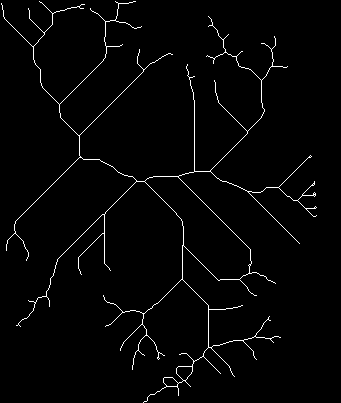
#> input picture Lake_Murray_Map_Skeletons/SE_corner_skeleton.png, 341 x 403 px, found by its file name
$ python ZigZag.py
#> lines starting #> are read from the running program, lines starting #| are printed output that depends on the picture; after the words box and inside, x2 and y2 are one past the last pixel; in counts of white or black regions, pixels touching at a corner belong together
# importing cv2
import cv2

#import matplotlib for plotting since cv2 doesnt seem to want to do that
import matplotlib.pyplot as plt

import numpy as np
import math

def slope1(x1, y1, x2, y2):
    return (y2-y1)/(x2-x1)

def slope2(point1, point2):
    return (point2[1]-point1[1])/(point2[0]-point1[0])

def distance2(p1, p2):
    return( math.sqrt( ((p1[0]-p2[0])**2)+((p1[1]-p2[1])**2) ) )

def drawline(p1,p2,image):
    # Start coordinate, here (225, 0) tuple
    # represents the top right corner of image

    p1 = tuple(p1.astype(int).tolist()) #input is numpyfloat array
    p2 = tuple(p2.astype(int).tolist()) # cv2.line needs tuple int inputs

    #AND THEN FLIP THE  Y , X  FORMAT TO GRAPH IT CORRECTLY !!!!!!
    start_point  = [p1[1],p1[0]]
    end_point = [p2[1],p2[0]]
    # Black color in BGR
    color = (225, 225, 225)
    # Line thickness of 1 px
    thickness = 10
    # Using cv2.line() method
    # Draw a diagonal black line with thickness of 1 px
    image = cv2.line(image, start_point, end_point, color, thickness) #######------
    return(image)

def open_image():
        #fun fact r represents raw string so that backslashes are left in
    image_path = r'./Lake_Murray_Map_Skeletons/SE_corner_skeleton.png'
    path = image_path
    # Reading an image in grayscale mode
    image = cv2.imread(path, 0)
#> image: shape (403, 341); 2% white in thin lines or dots

    if image is None:
        print("Check file path")
    return(image)

def show_image(image):
    #plot with matplt.lib instead
    plt.imshow(image)
    plt.show()
    print("Plotted")

def zigzag(start_point,end_point,num_turns):

    #start by opening the image, choose image in the function
    image = open_image()


    #num turns must be greater than 1
    slope_vector = np.array([  end_point[0]- start_point[0] , end_point[1] - start_point[1]])
    step_vector = slope_vector / (num_turns - 1) # because the number of turns will be one less than the number of partitions
    for i in range(0,num_turns):
        #connect point i and point i+1

        pt1 = start_point + step_vector*(i)
        pt2 = start_point + step_vector*(i+1)

        if i%2 ==0:
            zigzag = step_vector * np.array([-1,1])
        else:
            zigzag = step_vector * np.array([1,-1])

        #if i is start point
        if i == 0:
            pt1 = start_point + step_vector*(i)
            pt2 = start_point + step_vector*(i+1) + zigzag

            image = drawline(pt1,pt2,image)

            pt_old = pt2 #save endpoint
        #elif i+1 is endpoint
        elif i == num_turns-1:
            pt1 = pt_old
            pt2 = start_point + step_vector*(i+1)
            #if i%2==0:
            #    pt2 = pt2* np.array([ -1,1])

            image = drawline(pt1,pt2,image)

        else: #otherwise in the middle
            pt1 = pt_old
            pt2 = start_point + step_vector*(i+1) +zigzag
            image = drawline(pt1,pt2,image)

            pt_old =pt2 #save endpoint for next start
#> this loop made 25 passes
#> pass 1, in drawline, `image = cv2.line(image, start_point, end_point, color, thickness)`:
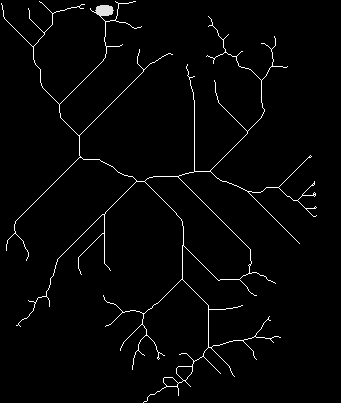
#> image: shape (403, 341); min 0, max 255, mean 5.4
#> pass 2, in drawline (call 2), `image = cv2.line(image, start_point, end_point, color, thickness)`:
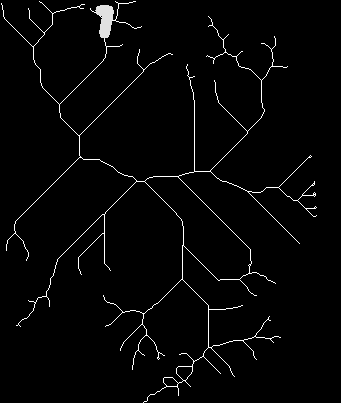
#> image: shape (403, 341); 0.18% of pixels changed, all inside (x1, y1, x2, y2) = (99, 11, 114, 39)
#> after the loop:
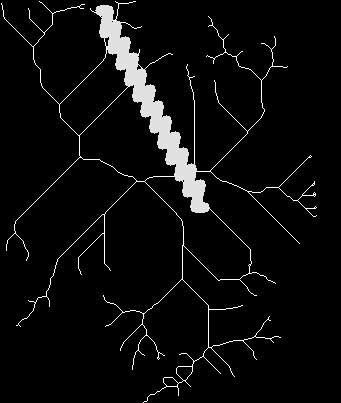
#> image: shape (403, 341); min 0, max 255, mean 12
    image = drawline(start_point,end_point,image)
#> in drawline (call 26), `image = cv2.line(image, start_point, end_point, color, thickness)`: image: shape (403, 341); 0.03% of pixels changed, all inside (x1, y1, x2, y2) = (97, 15, 206, 202)
    show_image(image)

#note that 0,0 is top left corner and 225,225 is bottom right
start_point = np.array([ 0 , 100]) #list[] vs tuple() coordinates in x y format should be
end_point = np.array([100 ,0]) # so if this is printing right it should show a line from top right middle to left middle

start_point = np.array([ 10 , 100]) #list[] vs tuple() coordinates in y , x form
end_point = np.array([200,200])

zigzag(start_point,end_point,25)

$ run again, with Lake_Murray_Map_Skeletons/SE_corner_medial_axis.png copied over Lake_Murray_Map_Skeletons/SE_corner_skeleton.png
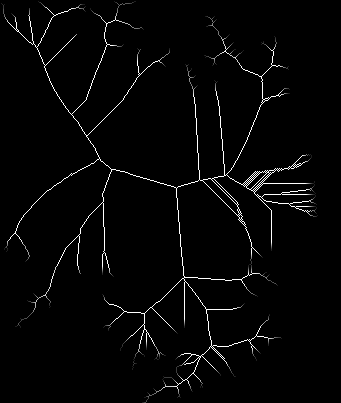
#> input picture Lake_Murray_Map_Skeletons/SE_corner_medial_axis.png, 341 x 403 px, found by its file name
#> in open_image, image is the input picture: shape (403, 341); min 0, max 255, mean 5.7
#> the loop in zigzag, `for i in range(0,num_turns):` made 25 passes
#> pass 1, in drawline, `image = cv2.line(image, start_point, end_point, color, thickness)`:
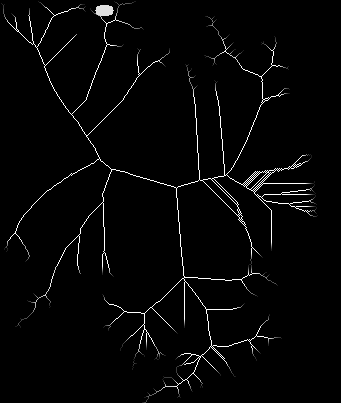
#> image: shape (403, 341); 0.12% of pixels changed, all inside (x1, y1, x2, y2) = (95, 5, 114, 16)
#> after the loop in zigzag, `for i in range(0,num_turns):`:
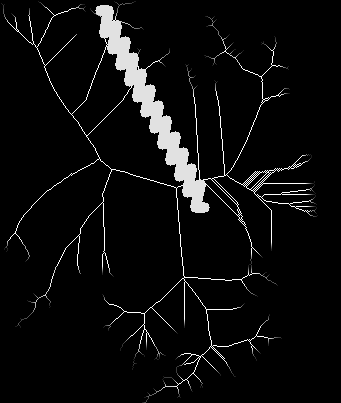
#> image: shape (403, 341); min 0, max 255, mean 12.7

$ run again, with Lake_Murray_Map_Skeletons/SE_corner_thinned_partial.png copied over Lake_Murray_Map_Skeletons/SE_corner_skeleton.png
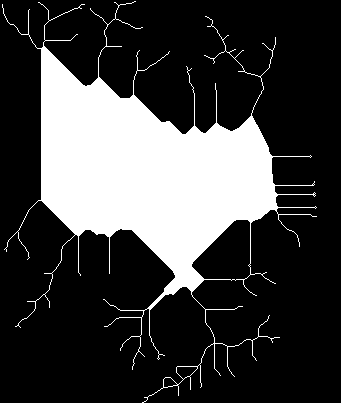
#> input picture Lake_Murray_Map_Skeletons/SE_corner_thinned_partial.png, 341 x 403 px, found by its file name
#> the loop in zigzag, `for i in range(0,num_turns):` made 25 passes
#> pass 1, in drawline, `image = cv2.line(image, start_point, end_point, color, thickness)`:
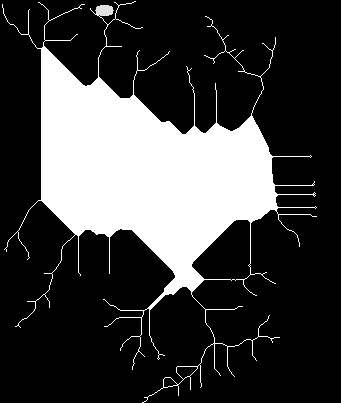
#> image: shape (403, 341); min 0, max 255, mean 61.8
#> after the loop in zigzag, `for i in range(0,num_turns):`:
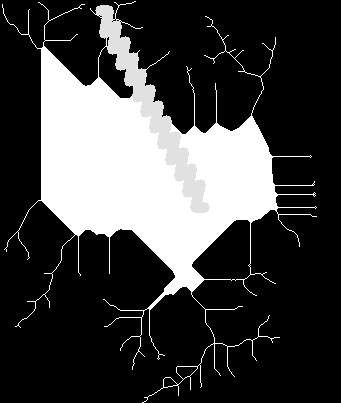
#> image: shape (403, 341); min 0, max 255, mean 64.7
